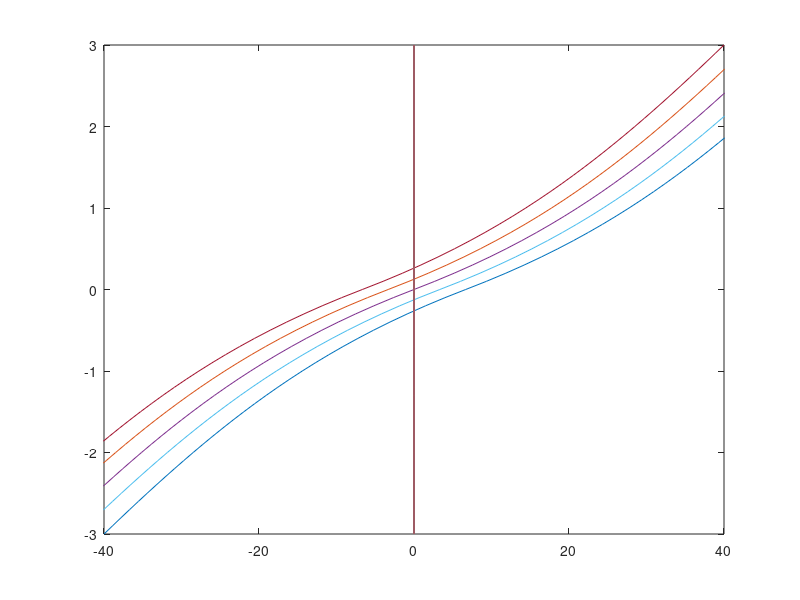
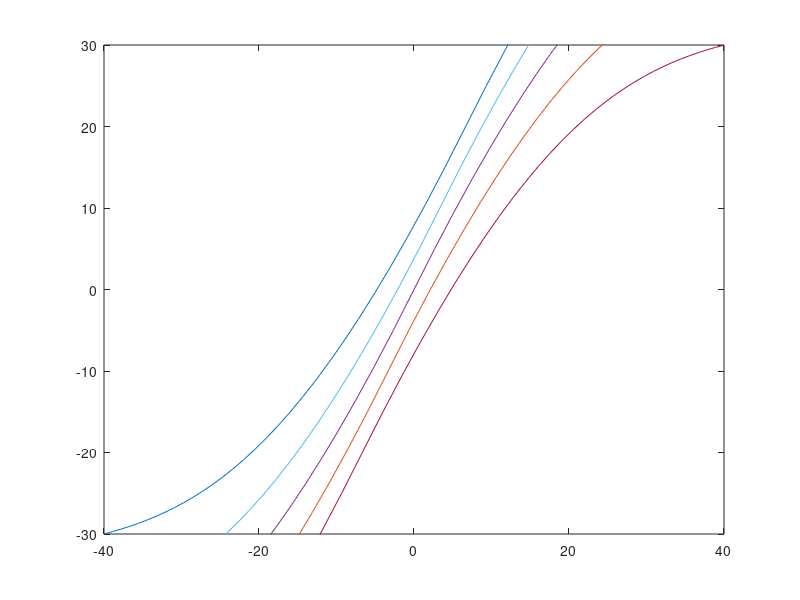
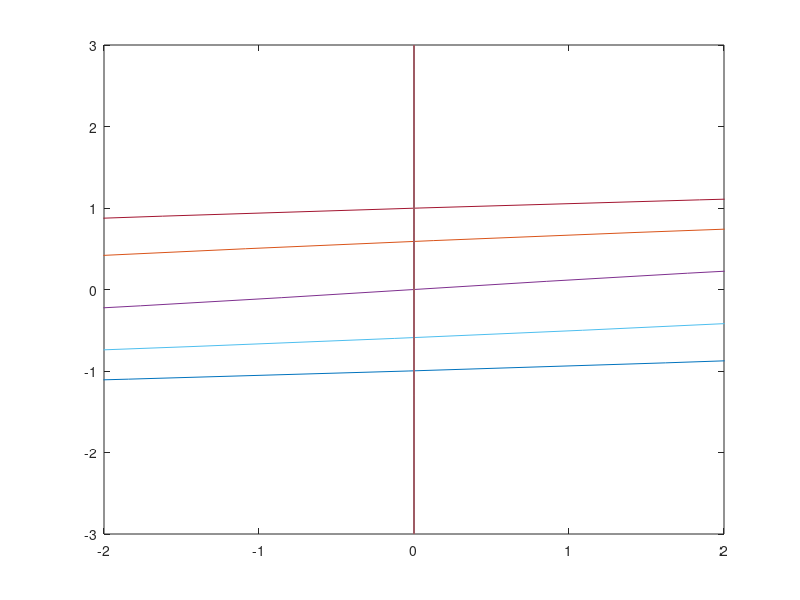
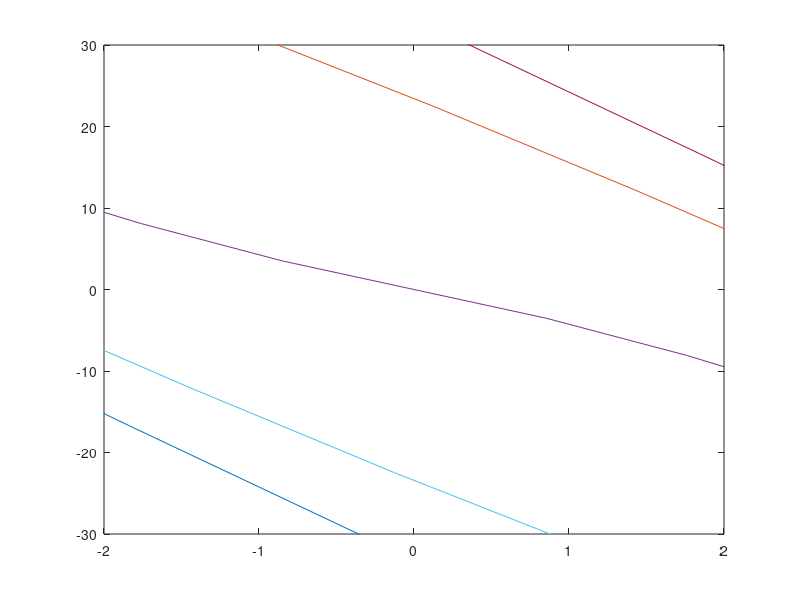

Here is the MATLAB script that generated these plots, in order:
%%%%%%% Variáveis %%%%%%%
close all;
K = 1/3; %constante de conversão eletromec. []
R = 10; %resistência do circuito [ohms]
B = 0.1; %Coeficiente de atrito [adimensional]
L = 0.5; %Indutancia [Henry]
J = 1; % Inercia da maquina


i0 = 0;
%%%%%%%%%% Vetores %%%%%%%%%%%%%%%%

i = -3:0.1:3;
v1 = zeros(length(i));
v2 = zeros(length(i));
v3 = zeros(length(i));
v4 = zeros(length(i));
v5 = zeros(length(i));

w1 = zeros(length(i));
w2 = zeros(length(i));
w3 = zeros(length(i));
w4 = zeros(length(i));
w5 = zeros(length(i));

Tc1 = zeros(length(i));
Tc2 = zeros(length(i));
Tc3 = zeros(length(i));
Tc4 = zeros(length(i));
Tc5 = zeros(length(i));

wp1 = zeros(length(i));
wp2 = zeros(length(i));
wp3 = zeros(length(i));
wp4 = zeros(length(i));
wp5 = zeros(length(i));

%%%% Torque de Carga -2 %%%%%%%%%%
Tc = -2;

for n = 1:length(i)
  

    if i(n) < 0
      v1(n) = i(n)*R + (K*(-5.26*(1 - exp(i(n)))-Tc))/(B);
    else
      v1(n) = i(n)*R + (K*(5.26*(1 - exp(-i(n)))-Tc))/(B);
    end
  
    
end

%%%%%%%%%%%%%%%%%%%%%%%%%%%%%%%%%%%%%%%%%%%%%%%%%%%%%%%%%CORRENTE X TENSÂO%%%%%%%%%%%%%%%%%%%%%%%%%%%%%%%%%%%%%%%%%%%%%%%%%%%%%%%%%%%%%%%%%%%%%%%%%%%%%

%%%% Torque de Carga -1 %%%%%%%%%%
Tc = -1;

for n = 1:length(i)
  

    if i(n) < 0
      v2(n) = i(n)*R + (K*(-5.26*(1 - exp(i(n)))-Tc))/(B);
    else
      v2(n) = i(n)*R + (K*(5.26*(1 - exp(-i(n)))-Tc))/(B);
    end
  
    
end

%%%% Torque de Carga 0 %%%%%%%%%%
Tc = 0;

for n = 1:length(i)
  

    if i(n) < 0
      v3(n) = i(n)*R + (K*(-5.26*(1 - exp(i(n)))-Tc))/(B);
    else
      v3(n) = i(n)*R + (K*(5.26*(1 - exp(-i(n)))-Tc))/(B);
    end
  
    
end

%%%% Torque de Carga 1 %%%%%%%%%%
Tc = 1;

for n = 1:length(i)
  

    if i(n) < 0
      v4(n) = i(n)*R + (K*(-5.26*(1 - exp(i(n)))-Tc))/(B);
    else
      v4(n) = i(n)*R + (K*(5.26*(1 - exp(-i(n)))-Tc))/(B);
    end
  
    
end

%%%% Torque de Carga 2 %%%%%%%%%%
Tc = 2;

for n = 1:length(i)
  

    if i(n) < 0
      v5(n) = i(n)*R + (K*(-5.26*(1 - exp(i(n)))-Tc))/(B);
    else
      v5(n) = i(n)*R + (K*(5.26*(1 - exp(-i(n)))-Tc))/(B);
    end
  
    
end

%%%%%%%%%%%%%%%%%%%%%%%%%%%%%%%%%%%%%%%%%%%%%%%%%%%%%%% VELOCIDADE X TENSÂO %%%%%%%%%%%%%%%%%%%%%%%%%%%%%%%%%%%%%%%%%%%%%%%%%%%%%%%%%%%%%%%%%%%%%%%%%%%

%%%%%%% Torque de Carga -2%%%%%

for n = 1:length(i)
  w1(n) = (v1(n) - R*i(n))/K;
end
%%%%%%% Torque de Carga -1%%%%%

for n = 1:length(i)
  w2(n) = (v2(n) - R*i(n))/K;
end
%%%%%%% Torque de Carga 0%%%%%

for n = 1:length(i)
  w3(n) = (v3(n) - R*i(n))/K;
end
%%%%%%% Torque de Carga 1%%%%%

for n = 1:length(i)
  w4(n) = (v4(n) - R*i(n))/K;
end
%%%%%%% Torque de Carga 2%%%%%

for n = 1:length(i)
  w5(n) = (v5(n) - R*i(n))/K;
end

 %%%%%%%%%%%%%%%%%%%%%%%%%%%%%%%%%%%%%%%%% CORRENTE X TORQUE DE CARGA %%%%%%%%%%%%%%%%%%%%%%%%%%%%%%%%%%%%%%%%%%%%%%%%%%%%%%%%%%%%%%%%%%%%%%%%%%%

%%%%%%%%%% -40 V %%%%%%%%%%%%

  V = -40;
  
  for n = 1:length(i)
   
   if i(n)<0
     Tc1(n) = 5.26*(1-exp(-i(n))) -(V*B)/(K) + (i(n)*R*B)/(K);
     
   else
     Tc1(n) = -5.26*(1-exp(i(n))) -(V*B)/(K) + (i(n)*R*B)/(K);
   end
   
  end

%%%%%%%%%% -20 V %%%%%%%%%%%%

 V = -20;
  
  for n = 1:length(i)
   
   if i(n)<0
     Tc2(n) = 5.26*(1-exp(-i(n))) -(V*B)/(K) + (i(n)*R*B)/(K);
     
   else 
     Tc2(n) = -5.26*(1-exp(i(n))) -(V*B)/(K) + (i(n)*R*B)/(K);
   end
   
  end


%%%%%%%%%%   0 V %%%%%%%%%%%%
 V = 0;
  
  for n = 1:length(i)
   
   if i(n)<0
     Tc3(n) = 5.26*(1-exp(-i(n))) -(V*B)/(K) + (i(n)*R*B)/(K);
     
   else 
     Tc3(n) = -5.26*(1-exp(i(n))) -(V*B)/(K) + (i(n)*R*B)/(K);
   end
   
  end

%%%%%%%%%%  20 V %%%%%%%%%%%%
 V = 20;
  
  for n = 1:length(i)
   
   if i(n)<0
     Tc4(n) = 5.26*(1-exp(-i(n))) -(V*B)/(K) + (i(n)*R*B)/(K);
     
   else 
     Tc4(n) = -5.26*(1-exp(i(n))) -(V*B)/(K) + (i(n)*R*B)/(K);
   end
   
  end

%%%%%%%%%%  40 V %%%%%%%%%%%%
   V = 40;
  
  for n = 1:length(i)
   
   if i(n)<0
     Tc5(n) = 5.26*(1-exp(-i(n))) -(V*B)/(K) + (i(n)*R*B)/(K);
     
   else
     Tc5(n) = -5.26*(1-exp(i(n))) -(V*B)/(K) + (i(n)*R*B)/(K);
   end
   
  end

%%%%%%%%%%%%%%%%%%%%%%%%%%%%%%%%%%%%%%%%% VELOCIDADE X TORQUE DE CARGA %%%%%%%%%%%%%%%%%%%%%%%%%%%%%%%%%%%%%%%%%%%%%%%%%%%%%%%%%%%%%%%%%%%%%%%%%%%

%%%%%%%%%% -40 V %%%%%%%%%%%%
  
  for n = 1:length(i)
   
   if i(n)>=0
     wp1(n) = (5.26*(1-exp(-i(n))) -Tc1(n))/(B);
     
   else 
     wp1(n) = (-5.26*(1-exp(i(n))) - Tc1(n))/(B);
   end
   
  end
%%%%%%%%%% -20 V %%%%%%%%%%%%
  for n = 1:length(i)
   
   if i(n)>=0
     wp2(n) = (5.26*(1-exp(-i(n))) -Tc2(n))/(B);
     
   else 
     wp2(n) = (-5.26*(1-exp(i(n))) - Tc2(n))/(B);
   end
   
  end
%%%%%%%%%%   0 V %%%%%%%%%%%%
  for n = 1:length(i)
   
   if i(n)>=0
     wp3(n) = (5.26*(1-exp(-i(n))) -Tc3(n))/(B);
     
   else 
     wp3(n) = (-5.26*(1-exp(i(n))) - Tc3(n))/(B);
   end
   
  end
%%%%%%%%%%  20 V %%%%%%%%%%%%
    for n = 1:length(i)
   
   if i(n)>=0
     wp4(n) = (5.26*(1-exp(-i(n))) -Tc4(n))/(B);
     
   else 
     wp4(n) = (-5.26*(1-exp(i(n))) - Tc4(n))/(B);
   end
   
    end
%%%%%%%%%%  40 V %%%%%%%%%%%%
    for n = 1:length(i)
   
   if i(n)>=0
     wp5(n) = (5.26*(1-exp(-i(n))) -Tc5(n))/(B);
     
   else 
     wp5(n) = (-5.26*(1-exp(i(n))) - Tc5(n))/(B);
   end
   
    end
%%%%%%%plot de gráfico
figure
plot(v1,i)
xlim([-40 40])
hold on;
plot(v2,i)
plot(v3,i)
plot(v4,i)
plot(v5,i)

figure
plot(v1, w1)
xlim([-40 40])
ylim([-30 30])
hold on;
plot(v2, w2)
plot(v3, w3)
plot(v4, w4)
plot(v5, w5)

figure
plot(Tc1,i)
xlim([-2 2])
hold on;
plot(Tc2,i)
plot(Tc3,i)
plot(Tc4,i)
plot(Tc5,i)

figure
plot(Tc1, wp1)
xlim([-2 2])
ylim([-30 30])
hold on
plot(Tc2, wp2)
plot(Tc3, wp3)
plot(Tc4, wp4)
plot(Tc5, wp5)